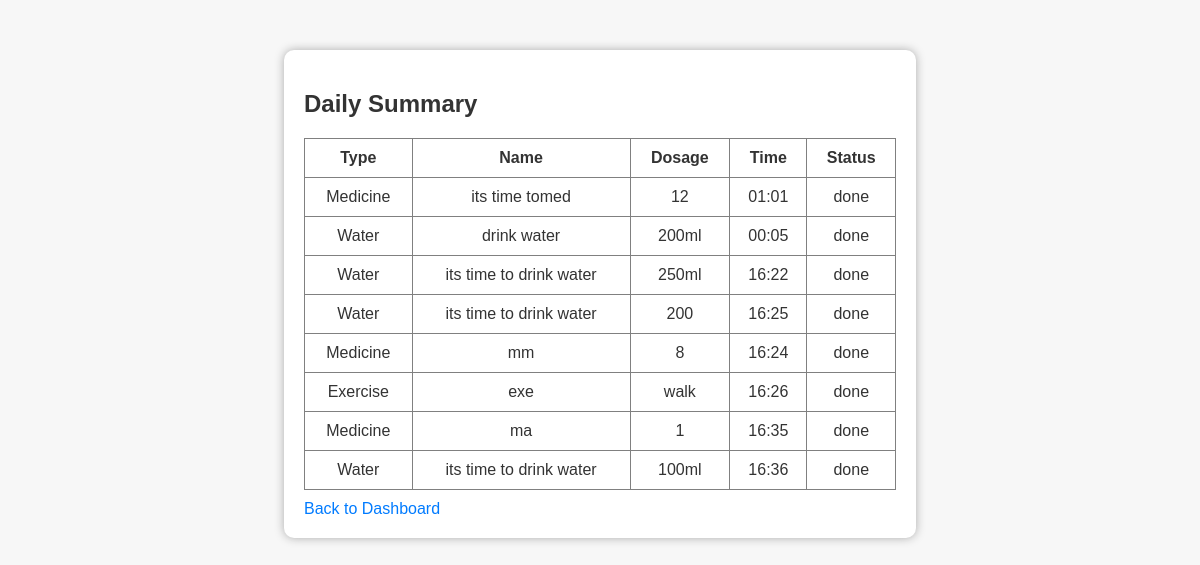
The page /summary (signed in) on the database its author committed.
### tables this page shows
CREATE TABLE reminders (
            id INTEGER PRIMARY KEY AUTOINCREMENT,
            user_id INTEGER,
            type TEXT,
            name TEXT,
            dosage TEXT,
            time TEXT,
            status TEXT DEFAULT 'pending',
            FOREIGN KEY(user_id) REFERENCES users(id)
        );

### app.py (the view)
@app.route('/summary')
def summary():
    if 'user_id' not in session:
        return redirect('/login')
    user_id = session['user_id']
    conn = sqlite3.connect('database.db')
    c = conn.cursor()
    c.execute("SELECT type, name, dosage, time, status FROM reminders WHERE user_id=?", (user_id,))
    reminders = c.fetchall()
    conn.close()
    return render_template('summary.html', reminders=reminders)

### templates/summary.html (shortened to what this page needs)
<!DOCTYPE html>
<html>
<head>
    <link rel="stylesheet" href="{{ url_for('static', filename='style.css') }}">
</head>
<body>
<div class="container">
    <h2>Daily Summary</h2>
    <table border="1">
        <tr><th>Type</th><th>Name</th><th>Dosage</th><th>Time</th><th>Status</th></tr>
        {% for r in reminders %}
        <tr>
            <td>{{ r[0] }}</td>
            <td>{{ r[1] }}</td>
            <td>{{ r[2] }}</td>
            <td>{{ r[3] }}</td>
            <td>{{ r[4] }}</td>
        </tr>
        {% endfor %}
    </table>
    <a href="/dashboard">Back to Dashboard</a>
</div>
</body>
</html>

### static/style.css (style rules this page uses)
body { font-family: Arial, sans-serif; background: #f7f7f7; color: #333; }
.container { width: 50%; margin: 50px auto; padding: 20px; background: white; box-shadow: 0px 0px 10px #aaa; border-radius: 10px; }
a { display: inline-block; margin-top: 10px; color: #007bff; text-decoration: none; }
table { width: 100%; border-collapse: collapse; margin-top: 10px; }
th, td { padding: 10px; text-align: center; }

### rows shown on the page
reminders: type "Medicine", name "its time tomed", dosage "12", time "01:01", status "done"
reminders: type "Water", name "drink water", dosage "200ml", time "00:05", status "done"
reminders: type "Water", name "its time to drink water", dosage "250ml", time "16:22", status "done"
reminders: type "Water", name "its time to drink water", dosage "200", time "16:25", status "done"
reminders: type "Medicine", name "mm", dosage "8", time "16:24", status "done"
reminders: type "Exercise", name "exe", dosage "walk", time "16:26", status "done"
reminders: type "Medicine", name "ma", dosage "1", time "16:35", status "done"
reminders: type "Water", name "its time to drink water", dosage "100ml", time "16:36", status "done"
